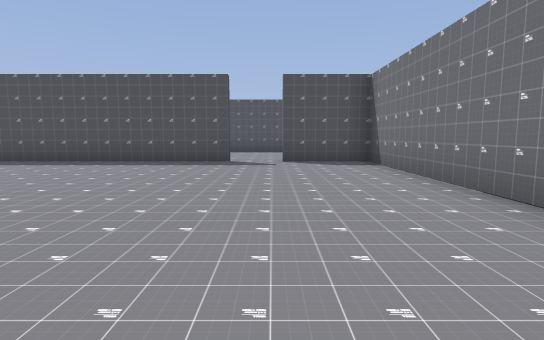
[1] (above)

24 first-person views from a walk through a 3-D level made in the Godot game engine. The camera is 1.2 m above the floor, tilts 6° down and sees 80° across. The floor is counted in squares, 2 m on a side. Each view is taken from the middle of a square. On the plan, view 1 faces up. The plan holds only what a view shows up to about 10 squares ahead; the rest is blank. The place goes on beyond the plan.

[2]
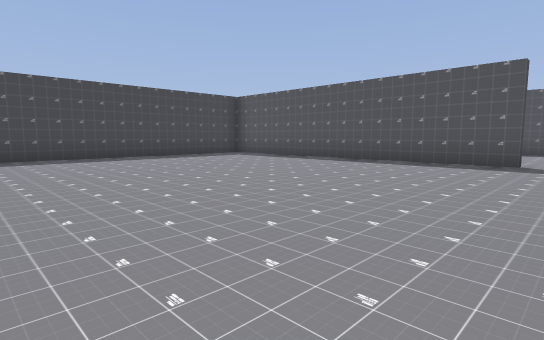

[3]
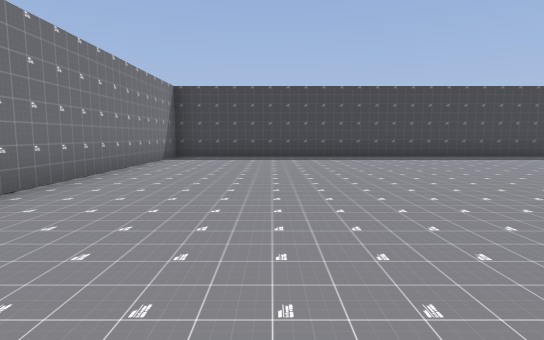

[4]
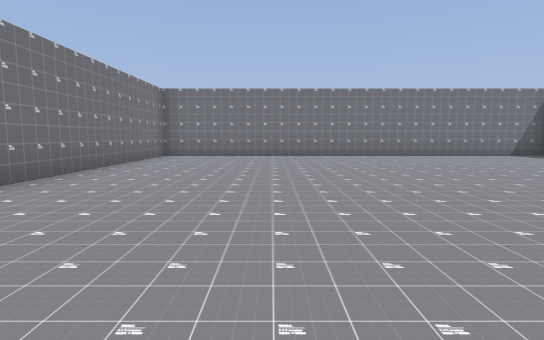

[5]
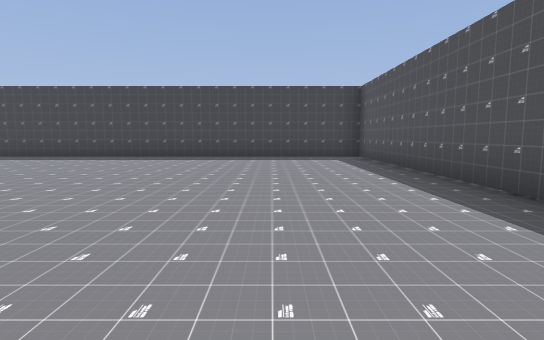

[6]
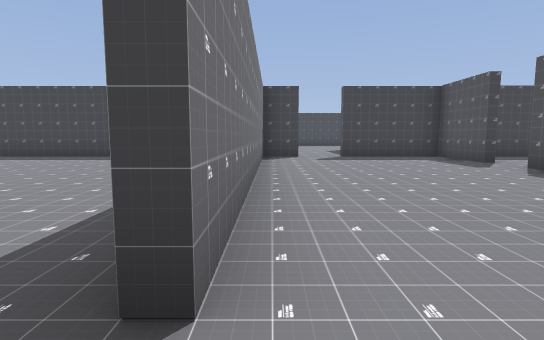

[7]
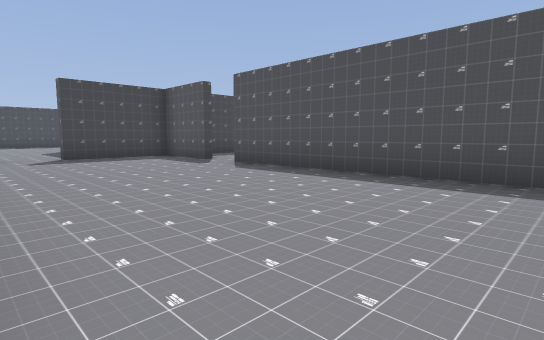

[8]
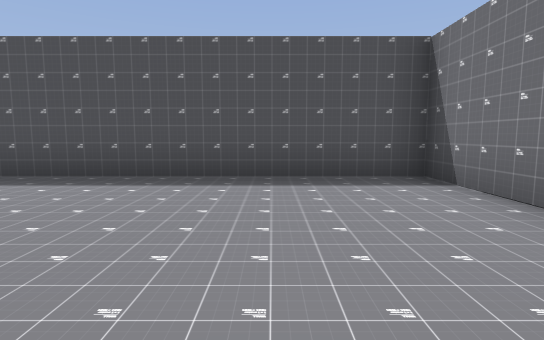

[9]
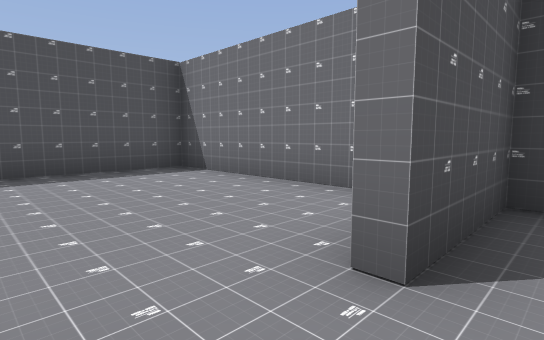

[10]
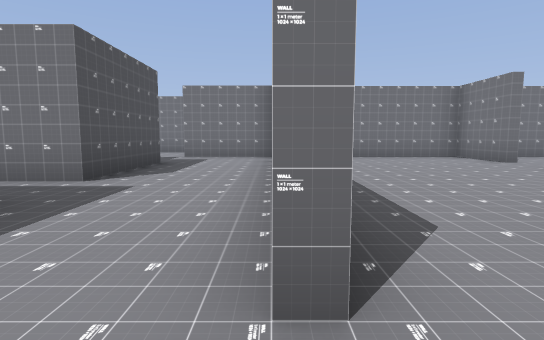

[11]
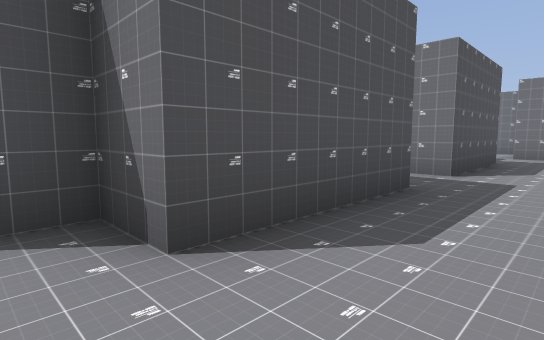

[12]
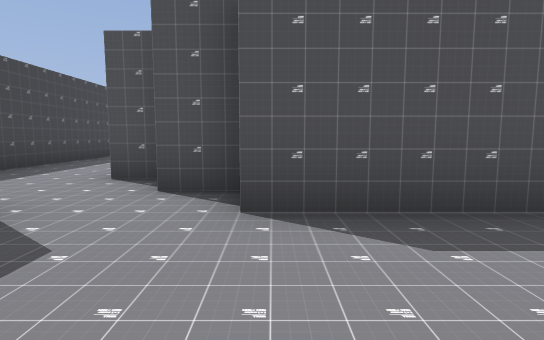

[13]
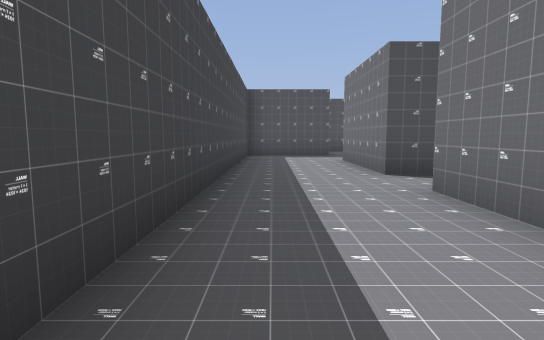

[14]
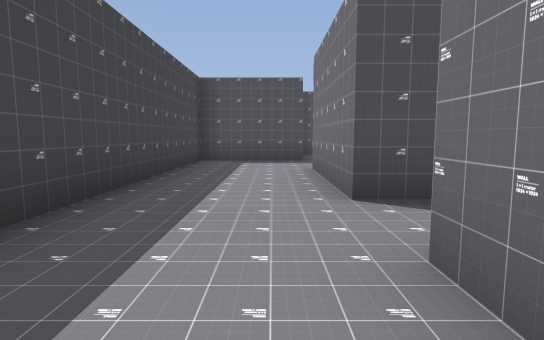

[15]
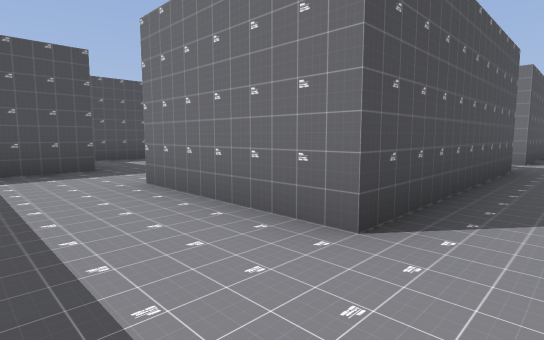

[16]
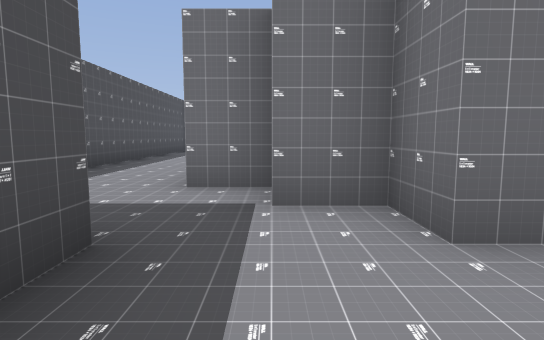

[17]
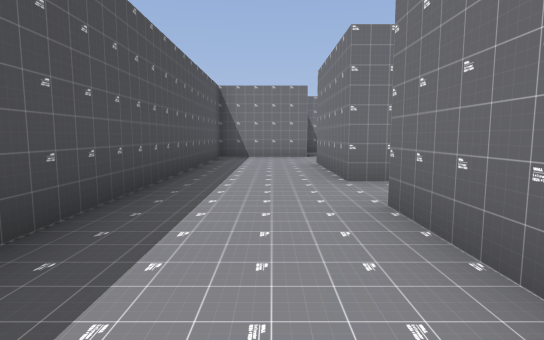

[18]
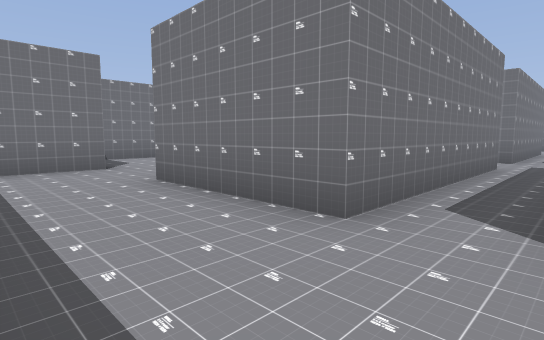

[19]
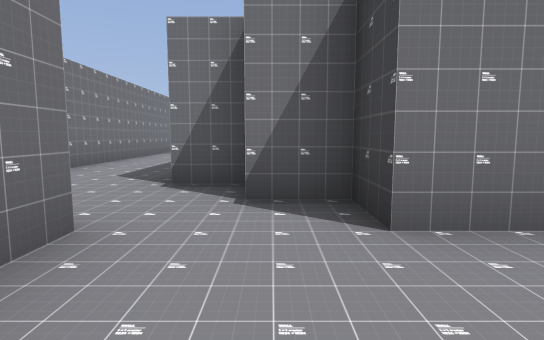

[20]
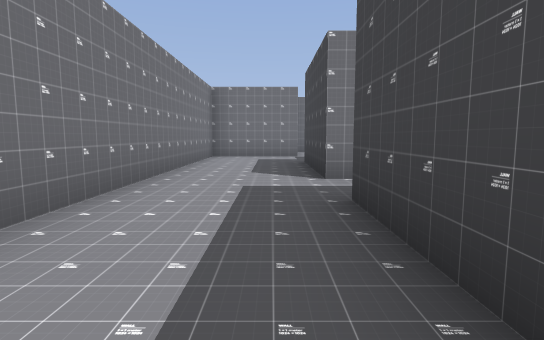

[21]
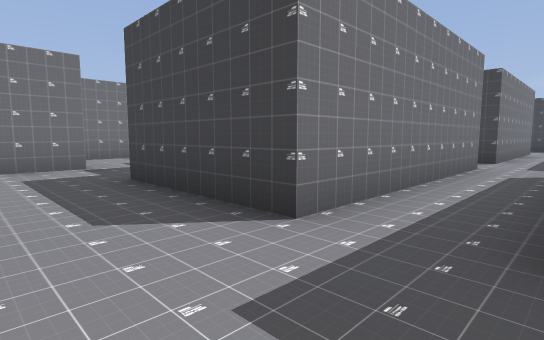

[22]
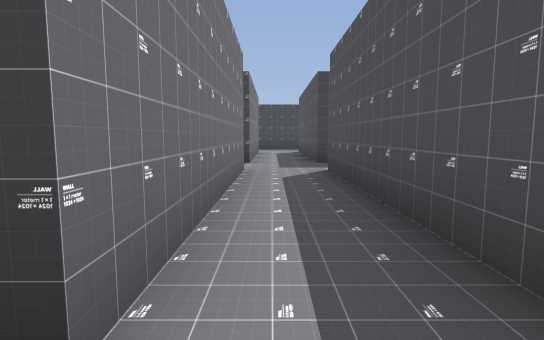

[23]
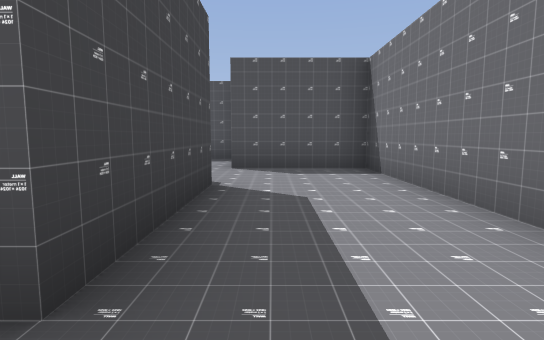

[24]
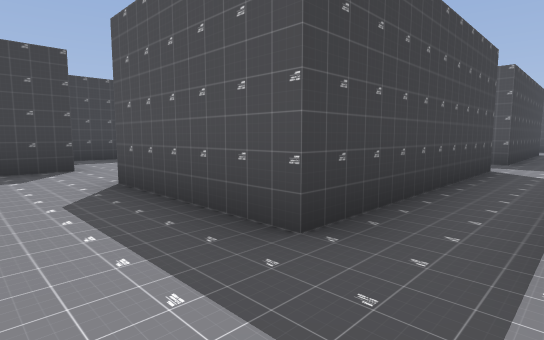

### Floor plan
Ten units are one square. View 1 is at (0, 0); x grows to the right and y downward. Boxes are objects, and circles mark ways between rooms. Rooms are numbered by the first view taken in them; rooms with no view inside come last. Other rooms are left out.
<svg viewBox="-122 -300 174 352">
<path fill="none" stroke="#000" d="M-9 -75 -92 -75 -92 47 23 47 23 -75 2 -75M-71 -128 -92 -128 -92 -100M2 -78 23 -78 23 -128 -60 -128M-92 -78 -10 -78M-92 -156 -92 -144M-42 -155 -72 -155 -72 -165 -82 -165M-92 -220 -92 -250 -83 -250 -83 -260M-92 -190 -92 -205M-85 -175 -92 -175M-91 -270 -117 -270 -117 -160M12 -250 22 -250 22 -220 -28 -220 -28 -270 2 -270 2 -260 12 -260M2 -155 -28 -155 -28 -205 22 -205 22 -175M-59 -270 -42 -270 -42 -220 -92 -220M-88 -205 -42 -205 -42 -155M-72 -260 -72 -270M4 -130 16 -130M23 -130 23 -155 47 -155 47 -270 23 -270 23 -295 -52 -295M-72 -295 -86 -295"/>
<circle cx="0" cy="-80" r="3" fill="#2a7"/>
<circle cx="-65" cy="-130" r="3" fill="#2a7"/>
<circle cx="-80" cy="-160" r="3" fill="#2a7"/>
<circle cx="-50" cy="-145" r="3" fill="#2a7"/>
<circle cx="-90" cy="-210" r="3" fill="#2a7"/>
<circle cx="-90" cy="-270" r="3" fill="#2a7"/>
<text x="-30" y="-20">1</text>
<text x="-30" y="-110">2</text>
<text x="-70" y="-150">3</text>
<text x="-100" y="-210">4</text>
<text x="-10" y="-210">5</text>
</svg>
Room 1 opens to room 2. Room 2 opens to room 3. Room 3 opens to room 4. Room 3 opens to room 5. Room 4 opens to room 5.

Where each view was taken, in squares from view 1:
view 1: 0 up, 0 right, facing up
view 2: 0 up, 0 right, facing up-left
view 3: 2 down, 0 right, facing left
view 4: 5 up, 1 left, facing down
view 5: 5 up, 0 right, facing left
view 6: 8 up, 0 right, facing left
view 7: 8 up, 0 right, facing up-left
view 8: 8 up, 0 right, facing up
view 9: 7 up, 1 left, facing up-right
view 10: 13 up, 7 left, facing right
view 11: 14 up, 8 left, facing up-right
view 12: 13 up, 7 left, facing up
view 13: 17 up, 11 left, facing up
view 14: 19 up, 10 left, facing up
view 15: 21 up, 11 left, facing up-right
view 16: 26 up, 11 left, facing right
view 17: 28 up, 7 left, facing right
view 18: 29 up, 4 left, facing down-right
view 19: 29 up, 1 right, facing down
view 20: 25 up, 3 right, facing down
view 21: 22 up, 4 right, facing down-left
view 22: 21 up, 3 right, facing left
view 23: 21 up, 3 right, facing up
view 24: 14 up, 3 left, facing up-left
